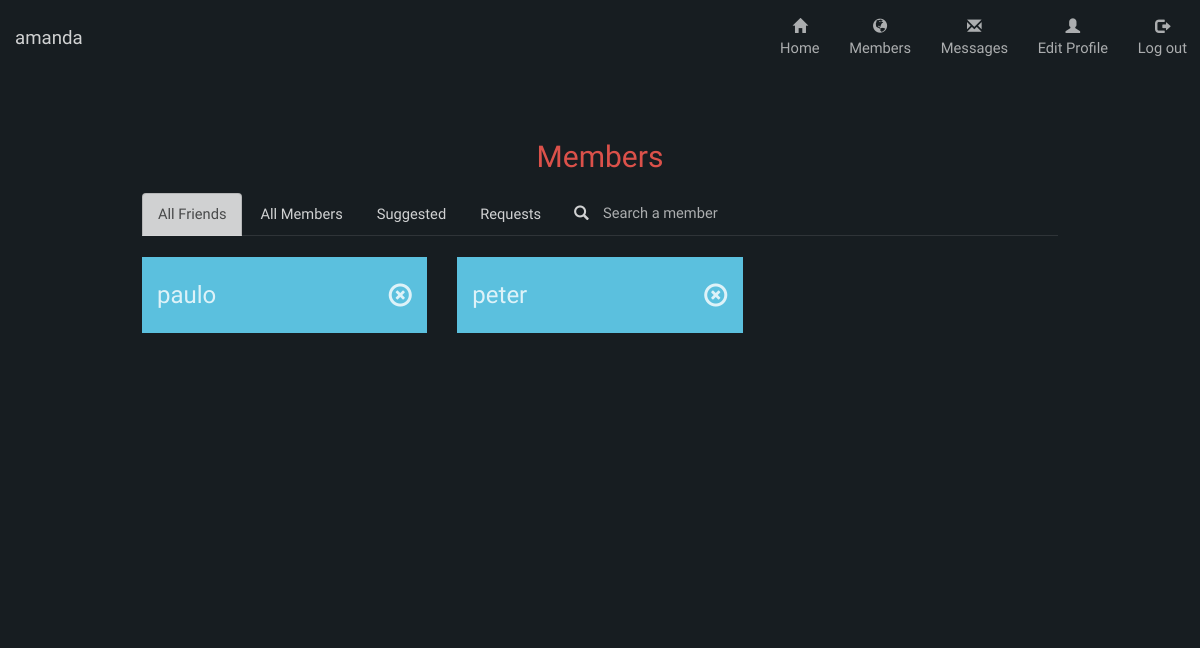
Before: /social/members/ (signed in) with the older database file.
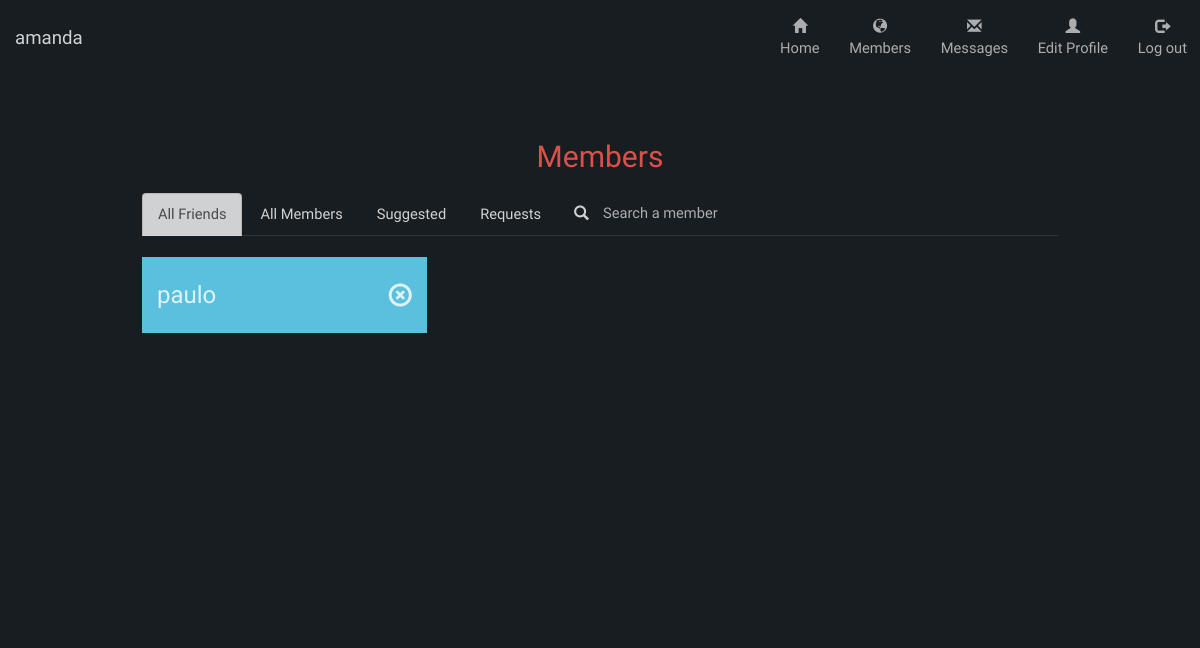
After: the same page with the newer database file.
### social/models.py (models this page shows)
class Friends(models.Model):
    friend1 = models.ForeignKey(Member, related_name='%(class)s_friend1')
    friend2 = models.ForeignKey(Member, related_name='%(class)s_friend2')

class Member(models.Model):
    username = models.CharField(max_length=16,primary_key=True)
    password = models.CharField(max_length=16)
    profile = models.OneToOneField(Profile, null=True)
    def __str__(self):
        return self.username

### social/views.py (the view)
    def test(request):
        if 'username' in request.session:
            return f(request)
        else:
            template = loader.get_template('social/not-logged-in.html')
            context = RequestContext(request, {})
            return HttpResponse(template.render(context))

### social/views.py (called while the page is built)
def loggedin(f):
    def test(request):
        if 'username' in request.session:
            return f(request)
        else:
            template = loader.get_template('social/not-logged-in.html')
            context = RequestContext(request, {})
            return HttpResponse(template.render(context))
    return test

### social/templates/social/members.html (shortened to what this page needs)
{% extends "social/base.html" %}
{% block content %}
<div class="content members">
	<div class='main'>
		<h2>Members</h2>
		<ul class="nav nav-tabs">
			<li class="active"><a data-toggle="tab" href="#allfriends">All Friends</a></li>
			<li><a data-toggle="tab" href="#allmembers">All Members</a></li>
			<li><a data-toggle="tab" href="#suggfriends">Suggested</a></li>
			<li><a data-toggle="tab" href="#friendreqs">Requests</a></li>
			<li id="search-tab"><a data-toggle="tab" id="searchfriendstab" href="#searchfriends"><span class="glyphicon glyphicon-search"></span> <input type="text" id="search" name="search" placeholder="Search a member" /> </a></li>
		</ul>
		<div class="tab-content">
			<div id="allfriends" class="tab-pane fade in active">
				<br>
				<div class="row">
					{% for friend in allFriends %}
					<div class=" col-lg-4 col-md-6 col-sm-6">
						<div class="friend-entry">
							<h3 class="friend-name"><a href="/social/members/?view={{friend.friend2}}">{{friend.friend2}}</a> <a href="?deleteFriend={{ friend.friend2 }}"> <span class="glyphicon glyphicon-remove-circle friend-stat-glyph"></span> </a><h3>
							</div>
							<br>
						</div>
						{% endfor %}
					</div>
				</div>
						</div>
					</div>
					{% endblock %}

### social/templates/social/base.html (shortened to what this page needs)
{% load staticfiles %}
<!DOCTYPE html>
<html>
<head>
	<link rel="stylesheet" href="https://maxcdn.bootstrapcdn.com/bootstrap/3.3.6/css/bootstrap.min.css">
	<link rel="stylesheet" type="text/css" href="{% static 'social/styles.css' %}" />
</head>
<body>
	<div class="container-fluid">
				{% if loggedin %}
				<div class="row nav nav-pills navbar-fixed-top">
					<div class="col-lg-4 col-md-4 col-sm-4">
					<div class='appname text-left'><a class="profilestatus" href='/social/members/?view={{ username }}'>{{ username }}</a></div>
				</div>
			{% endif %}
			<div class="col-lg-8 col-md-8 col-sm-8">
				<ul class='text-right'>
					{% if loggedin %}
					<button class="btn"><a href='/social/members/?view={{ username }}'> <span class="glyphicon glyphicon-home"></span><p>Home</p></a></button>
					<button class="btn"><a href='/social/members/'><span class="glyphicon glyphicon-globe"></span><p>Members</p></a></button>
					<button class="btn"><a href='/social/messages/'><span class="glyphicon glyphicon-envelope"></span><p>Messages</p></a></button>
					<button class="btn"><a href='/social/profile/'><span class="glyphicon glyphicon-user" ></span><p>Edit Profile</p></a></button>
					<button class="btn"><a href='/social/logout/'><span class="glyphicon glyphicon-log-out"></span><p>Log out</p></a></button></ul>
					{% endif %}
			</div>
		</div>
		{% block content %}
		{% endblock %}
	</div>
</body>
</html>

### social/static/social/styles.css (style rules this page uses)
* { font-family: 'Quicksand', sans-serif; font-size: 11pt; }
body { background: transparent; color: white; font-family: 'PT Sans Caption', sans-serif; }
html { background-color: #171d21; }
li a, .button { text-decoration: none; }
.appname { color: #FFF; font-family: 'Quicksand', sans-serif; font-size: 14pt !important; padding-top: 15px; padding-left: 15px; background: #171d21; }
.container-fluid { width: 100%; margin-top: 10%; }
.content { margin-left: auto; margin-right: auto; }
.members { width: 80%; background-color: #171d21; height: 60vh; padding-left: 10px; padding-right: 10px; }
.btn { padding-bottom: 0px; opacity: 0.8; background-color: transparent; color: white; }
a { color: white; opacity: 0.8; }
.nav { padding-top: 10px; background-color: #171d21; }
input { color: #171C21; background-color: #dddddd; border: 1px; border-color: white; padding-top: 15px; padding-bottom: 15px; font-size: 14pt; float: right; }
input[type="text"], input[type="password"] { width: 80%; }
.main { text-align: center; }
h1, h2, h3, h4, h5, h6 { color: #db514a; }
.friend-entry { position: relative; width: 100%; padding-top: 5px; padding-bottom: 5px; }
.friend-name { text-align: left; padding-left: 15px; color: white; }
.friend-stat-glyph { padding-right: 15px; float: right; vertical-align: middle; color:white; font-size: inherit; }
h3 a { color: inherit; font-size: inherit; }
#search { color: white !important; background-color: transparent; padding: 0px 0px 0px 0px; float: none; font-size: inherit; }
li#search-tab > a:hover, li#search-tab > a:focus, li#search-tab > a { background-color: transparent; border-style: none; }
.glyphicon-search { float:left; padding-top: 2px; }
.nav-tabs { border-bottom: 1px solid rgba(255, 255, 255, 0.1);; }
.profilestatus { font-size: 14pt; }

Changed rows visible on the page:
removed Friends: friend2 "peter"
